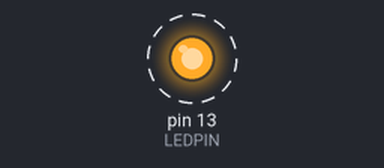
This sketch was run on a simulated Arduino Uno, built with avr-gcc and run on an emulated ATmega328P. On the bench: output pins drawn as LEDs (lit = HIGH). Dashed ring = blinking. What the sketch prints to the serial monitor is not drawn.

Above: at 0.02 s.
Timing chart, 0 to 3.0 s (numbered marks = the images above):
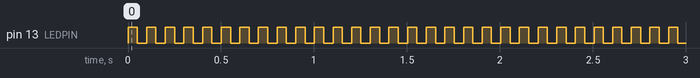

The sketch:

blinkyLED.ino
```cpp
#define LEDPIN 13
int gToBlink = 0;

void setup() {
  Serial.begin(9600);
  gToBlink = 2; // gToBlink*10 seconds of blinking
  pinMode(LEDPIN,OUTPUT);
}

void blinkLED(int pin){
  digitalWrite(pin,HIGH);
  delay(50);
  digitalWrite(pin,LOW);
  delay(50);
}

void loop() {
  while (millis() <= 10000*gToBlink){
    Serial.println(millis());
    blinkLED(LEDPIN);
  }
}
```

Measured:
- by itself, pin 13 (LEDPIN): alternates HIGH for 0.05 s and LOW for 0.05 s, 400 changes in all, then stays LOW
